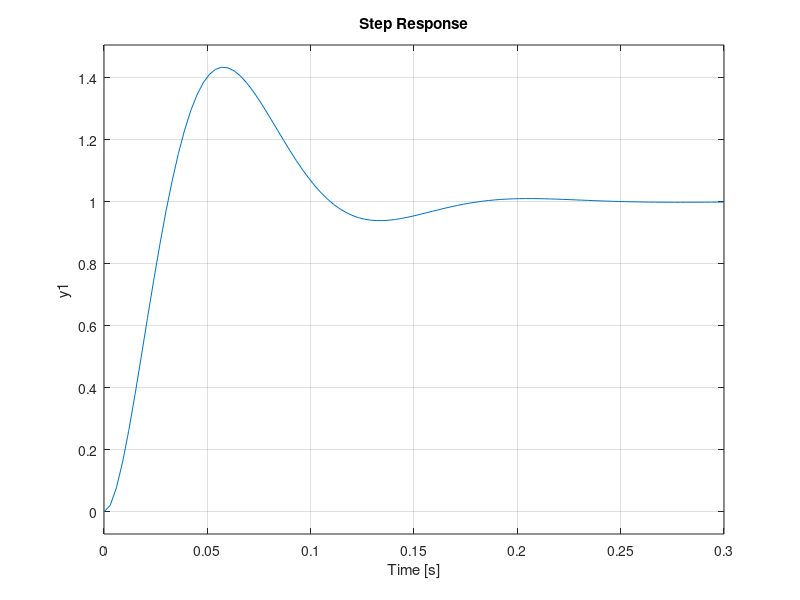

This chart was generated by the following MATLAB code: (Note: this script raises an error after producing the figure.)
Hf2 = tf(2.4,conv([0.5,1],[50,1]));
T_sigma = 0.5;
Hd2 = tf(1,conv([2*T_sigma,0],[T_sigma,1]));
Hc2 = Hd2/Hf2;
% zpk(Hc2)
Ho2 = feedback(Hd2,1);

Hf1 = tf(8.6,conv([0.01,1],[0.6,1]));
Hf = Ho2 * Hf1;
%zpk(Hf)
T_sigma = 0.01;
Hd1 = tf([4*T_sigma,1],conv([8*T_sigma^2,0,0],[T_sigma,1]));
Hc1 = Hd1/Hf1;
zpk(Hc1)
Ho1 = feedback(Hd1,1);

figure, step(Ho1);
t = 0:0.01:10;
figure, lsim(t,t,t,Ho1);
figure, bode(Hd1);
